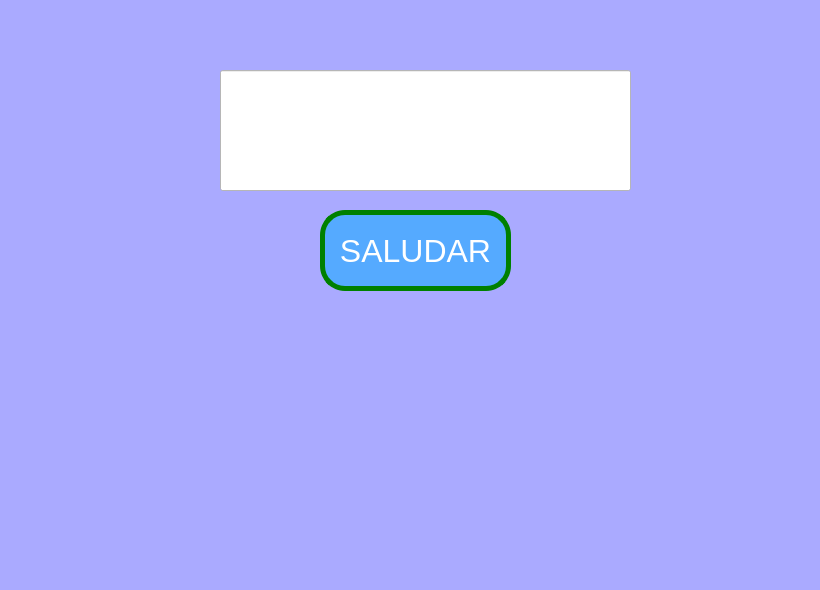
<?xml version="1.0" encoding="UTF-8"?>
<ui version="4.0">
 <class>MainWindow</class>
 <widget class="QMainWindow" name="MainWindow">
  <property name="geometry">
   <rect>
    <x>0</x>
    <y>0</y>
    <width>820</width>
    <height>590</height>
   </rect>
  </property>
  <property name="font">
   <font>
    <pointsize>24</pointsize>
    <weight>75</weight>
    <bold>true</bold>
   </font>
  </property>
  <property name="windowTitle">
   <string>MainWindow</string>
  </property>
  <property name="styleSheet">
   <string notr="true">background-color: rgb(170, 170, 255);

</string>
  </property>
  <widget class="QWidget" name="centralwidget">
   <widget class="QPushButton" name="btn_saludar">
    <property name="geometry">
     <rect>
      <x>320</x>
      <y>210</y>
      <width>191</width>
      <height>81</height>
     </rect>
    </property>
    <property name="font">
     <font>
      <pointsize>24</pointsize>
      <weight>50</weight>
      <bold>false</bold>
     </font>
    </property>
    <property name="styleSheet">
     <string notr="true">background-color: rgb(85, 170, 255);
color: rgb(255, 255, 255);
border-radius:25px;
border: 5px solid green;</string>
    </property>
    <property name="text">
     <string>SALUDAR</string>
    </property>
   </widget>
   <widget class="QLineEdit" name="txt_nombre">
    <property name="geometry">
     <rect>
      <x>220</x>
      <y>70</y>
      <width>411</width>
      <height>121</height>
     </rect>
    </property>
    <property name="font">
     <font>
      <pointsize>48</pointsize>
      <weight>75</weight>
      <bold>true</bold>
     </font>
    </property>
    <property name="styleSheet">
     <string notr="true">background-color: rgb(255, 255, 255);</string>
    </property>
    <property name="text">
     <string/>
    </property>
    <property name="alignment">
     <set>Qt::AlignCenter</set>
    </property>
   </widget>
  </widget>
  <widget class="QMenuBar" name="menubar">
   <property name="geometry">
    <rect>
     <x>0</x>
     <y>0</y>
     <width>820</width>
     <height>22</height>
    </rect>
   </property>
  </widget>
  <widget class="QStatusBar" name="statusbar"/>
 </widget>
 <resources/>
 <connections/>
</ui>
